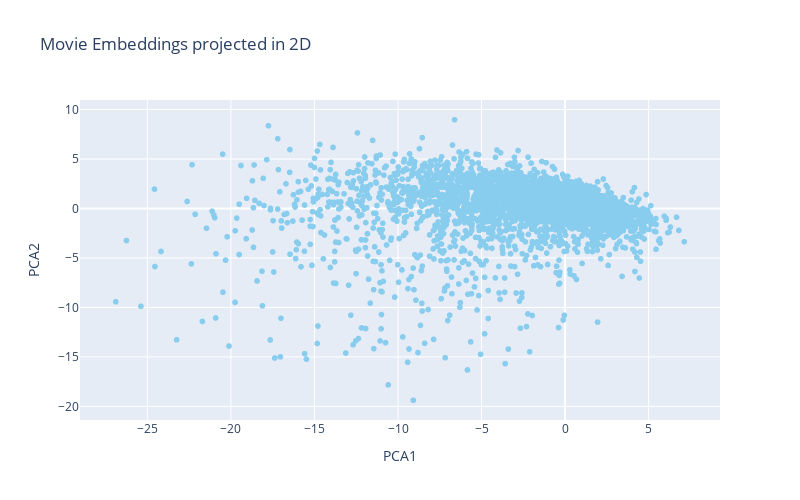

Write notebook code for a chart like this one.
### Markdown cell above
You have already studied PCA, it is a useful technique for dimensionality reduction, but also simply for visualization. Don't forget to scale your embeddings first. To access the embeddings values of your keras model, have a look at the *get_weights()* function.

Compute a PCA on all your movies embeddings, get the 2 first principal components, and do a scatter plot of all the movies on a 2D plane, where each movie is a point defined by the two values of the two first principal components of the PCA from its embedding. Add the titles of the movies to each point of the plot (use plotly to do so it will be clearer), and try to see if you can interpret the axes of the PCA through to different movie genres, like in Figure 3 from the article *Matrix Factorization Techniques for Recommender Systems*.

### Code cell
from sklearn.preprocessing import StandardScaler
from sklearn.decomposition import PCA
import plotly.express as pxa


# Get all unique movie IDs (reindexed)
movies_name = dataset['movieId'].unique()

# Extract the movie embedding weights
movie_emb_weights = best_model.get_layer('q_i__movie_embedding').get_weights()[0]

# Standardize embeddings before PCA
scaler = StandardScaler()
movie_emb_weights_scaled = scaler.fit_transform(movie_emb_weights)

# Apply PCA to reduce to 2D
pca = PCA(n_components=2)
with tf.device('/cpu:0'):
    X_pca = pca.fit_transform(movie_emb_weights_scaled)

# Create a DataFrame for visualization
pca_df = pd.DataFrame({
    'movieId': movies_name,
    'PCA1': X_pca[:, 0],
    'PCA2': X_pca[:, 1]
})

# Map back to original IDs and titles
#pca_df['originalId'] = pca_df['movieId'].map(reverse_movie_ids_map)
pca_df['originalId'] = pca_df['movieId'].map(reverse_movie_ids_map)

# Merge titles from df_movies
pca_df = pca_df.merge(df_movies[['movieId', 'title', 'genres']], 
                      left_on='originalId', right_on='movieId', how='left')



# Merge with movie (for genres)
#pca_df = pca_df.merge(df_movies[['movieId', 'genres']], left_on='originalId', right_on='movieId', how='left')
#pca_df.drop(columns=['movieId_y'], inplace=True)
#pca_df.rename(columns={'movieId_x': 'movieId'}, inplace=True)
#print(pca_df.columns)
# Simplify genres: take only the first one for color clarity
#pca_df['main_genre'] = pca_df['genres'].apply(lambda g: g.split('|')[0] if isinstance(g, str) else 'Unknown')
#pca_df['main_genre'] = pca_df['genres'].apply(lambda g: g.split('|')[0] if isinstance(g, str) else 'Unknown')

# Interactive scatter plot with Plotly
fig = px.scatter(
    pca_df,
    x='PCA1',
    y='PCA2',
    #color='main_genre',
    hover_name='title',
    #hover_data={'main_genre': True},
    title='Movie Embeddings projected in 2D',
    width=800,   # largura em pixels
    height=500,    # altura em pixels
    color_discrete_sequence=px.colors.qualitative.Safe
)
#fig.update_traces(marker=dict(size=6, opacity=0.7))
fig.show()

### Figure 1 — Plotly figure (JSON) as saved in the notebook; plotly's stock layout.template omitted (floating-point values rounded to 4 significant figures; data arrays with more than 128 entries replaced by an {"elided": "..."} marker saying what was removed)
{"data": [{"hovertemplate": "<b>%{hovertext}</b><br><br>PCA1=%{x}<br>PCA2=%{y}<extra></extra>", "hovertext": {"elided": "9724 str values"}, "legendgroup": "", "marker": {"color": "rgb(136, 204, 238)", "symbol": "circle"}, "mode": "markers", "name": "", "showlegend": false, "type": "scattergl", "x": {"elided": "9724 float values"}, "xaxis": "x", "y": {"elided": "9724 float values"}, "yaxis": "y"}], "layout": {"height": 500, "legend": {"tracegroupgap": 0}, "title": {"text": "Movie Embeddings projected in 2D"}, "width": 800, "xaxis": {"anchor": "y", "domain": [0, 1], "title": {"text": "PCA1"}}, "yaxis": {"anchor": "x", "domain": [0, 1], "title": {"text": "PCA2"}}}}
